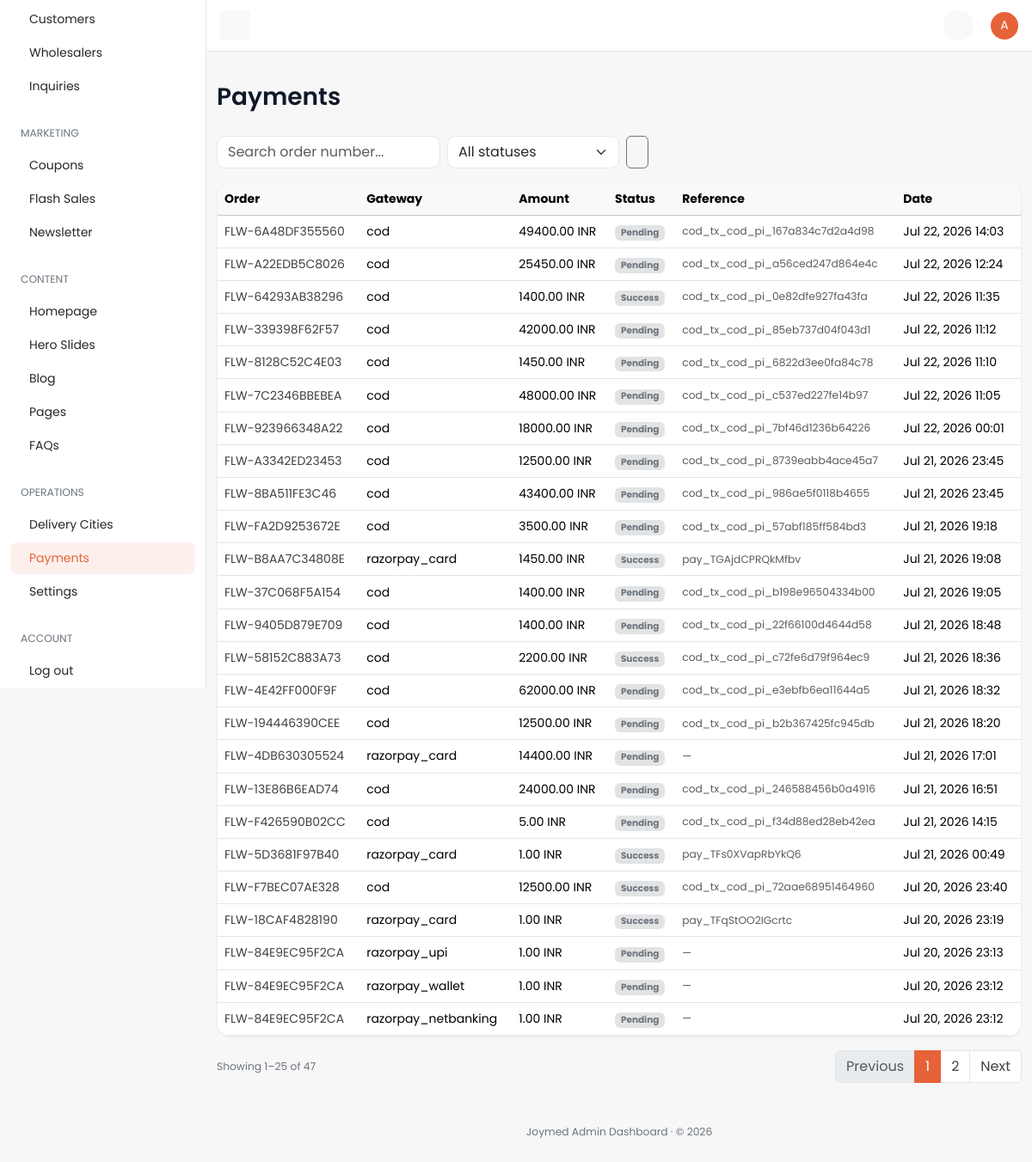
Before: /dashboard/payment/ (signed in) with the older database file.
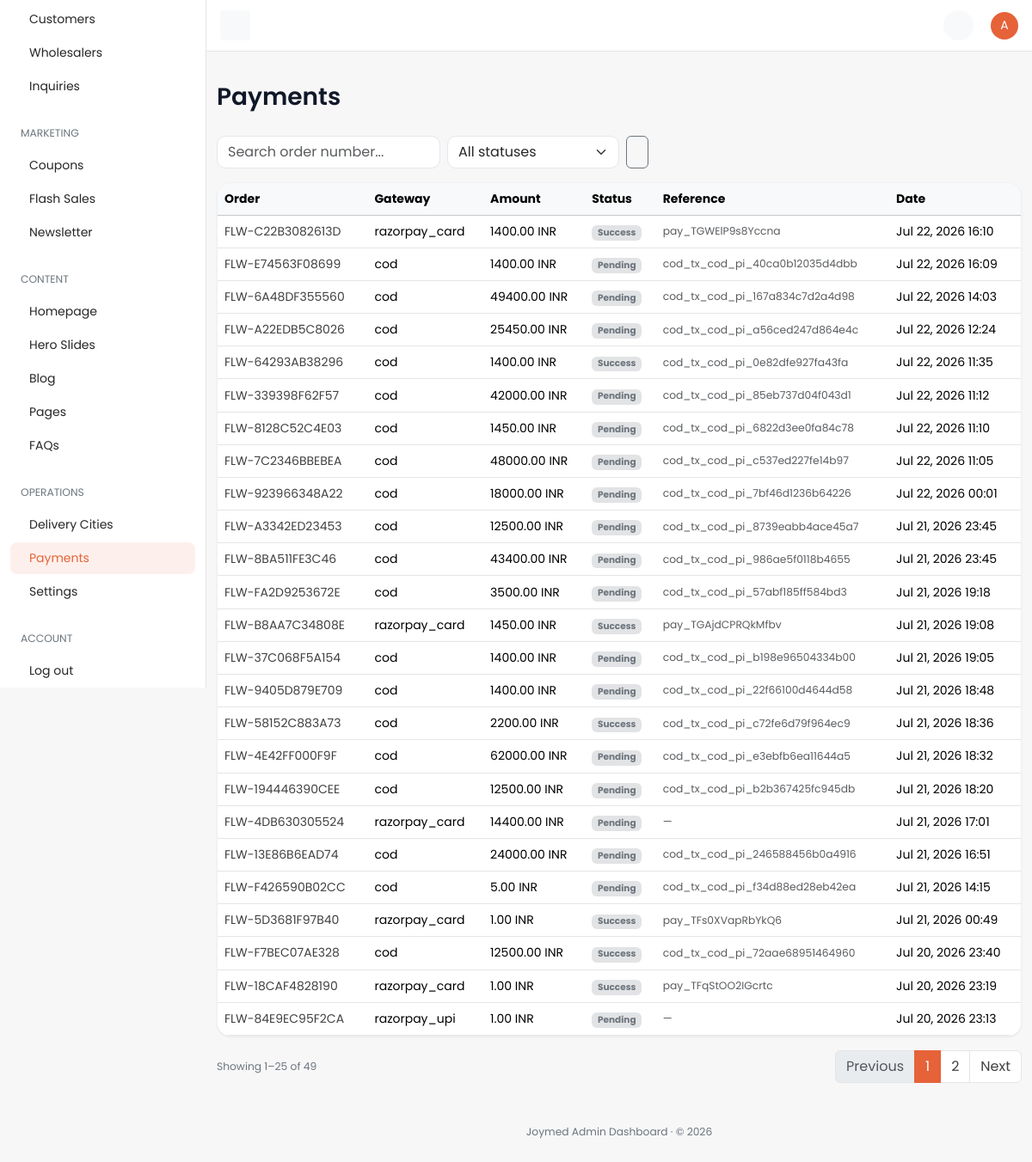
After: the same page with the newer database file.
### payments/models.py (models this page shows, shortened)
class PaymentTransaction(TimeStampedModel):
    order = models.ForeignKey(
        "orders.Order",
        on_delete=models.CASCADE,
        related_name="payment_transactions",
        verbose_name="Order",
    )
    gateway_key = models.CharField(max_length=40, db_index=True, verbose_name="Gateway key")
    amount = models.DecimalField(max_digits=12, decimal_places=2, verbose_name="Amount")
    currency = models.ForeignKey(
        "core.Currency",
        on_delete=models.PROTECT,
        related_name="payment_transactions",
        verbose_name="Currency",
    )
    status = models.CharField(
        max_length=20,
        choices=PaymentStatus.choices,
        default=PaymentStatus.PENDING,
        db_index=True,
        verbose_name="Status",
    )
    external_intent_id = models.CharField(
        max_length=120,
        blank=True,
        db_index=True,
        verbose_name="External intent ID",
    )
    external_transaction_id = models.CharField(
        max_length=120,
        blank=True,
        verbose_name="External transaction ID",
    )
    metadata = models.JSONField(default=dict, verbose_name="Metadata")
    class Meta:
        verbose_name = "Payment transaction"
        verbose_name_plural = "Payment transactions"
        indexes = [
            models.Index(fields=["order", "status"], name="pay_tx_order_status_idx"),
            models.Index(fields=["gateway_key", "status"], name="pay_tx_gateway_status_idx"),
        ]

### orders/models.py (models this page shows, shortened)
class Order(TimeStampedModel):
    customer_profile = models.ForeignKey(
        "accounts.CustomerProfile",
        on_delete=models.CASCADE,
        related_name="orders",
        null=True,
        blank=True,
        verbose_name="Customer profile",
        help_text="Owner of this order; null for guest checkout.",
    )
    cart = models.ForeignKey(
        "cart.Cart",
        on_delete=models.SET_NULL,
        null=True,
        blank=True,
        related_name="orders",
        verbose_name="Source cart",
    )
    order_number = models.CharField(
        max_length=32,
        unique=True,
        db_index=True,
        verbose_name="Order number",
        help_text="Human-readable unique order reference.",
    )
    idempotency_key = models.CharField(
        max_length=64,
        unique=True,
        null=True,
        blank=True,
        db_index=True,
        verbose_name="Idempotency key",
        help_text="Client-supplied key preventing duplicate order creation.",
    )
    order_status = models.CharField(
        max_length=20,
        choices=OrderStatus.choices,
        default=OrderStatus.RECEIVED,
        db_index=True,
        verbose_name="Order status",
    )
    delivery_date = models.DateField(
        null=True,
        blank=True,
        verbose_name="Delivery date",
        db_index=True,
    )
    subtotal = models.DecimalField(max_digits=12, decimal_places=2, default=0)
    coupon_discount = models.DecimalField(max_digits=12, decimal_places=2, default=0)
    delivery_charge = models.DecimalField(max_digits=12, decimal_places=2, default=0)
    total_amount = models.DecimalField(
        max_digits=12,
        decimal_places=2,
        verbose_name="Total amount",
        help_text="Order total in the customer's checkout currency.",
    )
    currency = models.ForeignKey(
        "core.Currency",
        on_delete=models.PROTECT,
        null=True,
        blank=True,
        related_name="orders",
        verbose_name="Currency",
    )
    delivery_address_snapshot = models.JSONField(
        default=dict,
        verbose_name="Delivery address snapshot",
    )
    invoice_details = models.JSONField(default=dict, verbose_name="Invoice details")
    class Meta:
        verbose_name = "Order"
        verbose_name_plural = "Orders"
        indexes = [
            models.Index(
                fields=["customer_profile", "-created_at"],
                name="ord_customer_created_idx",
            ),
            models.Index(fields=["order_status"], name="orders_order_status_idx"),
            models.Index(fields=["idempotency_key"], name="orders_idempotency_key_idx"),
        ]
        ordering = ["-created_at"]

### core/models.py (models this page shows, shortened)
class TimeStampedModel(models.Model):
    created_at = models.DateTimeField(
        auto_now_add=True,
        db_index=True,
        verbose_name="Created at",
        help_text="Timestamp when this record was first created.",
    )
    updated_at = models.DateTimeField(
        auto_now=True,
        db_index=True,
        verbose_name="Updated at",
        help_text="Timestamp when this record was last modified.",
    )
    class Meta:
        abstract = True

class Currency(TimeStampedModel):
    code = models.CharField(
        max_length=3,
        unique=True,
        db_index=True,
        verbose_name="Currency code",
        help_text="ISO 4217 currency code, e.g. QAR or USD.",
    )
    symbol = models.CharField(
        max_length=8,
        verbose_name="Symbol",
        help_text="Display symbol shown alongside prices, e.g. ر.ق or $.",
    )
    exchange_rate_to_base = models.DecimalField(
        max_digits=18,
        decimal_places=8,
        verbose_name="Exchange rate to base",
        help_text="Multiplier to convert this currency into the platform base currency.",
    )
    is_default = models.BooleanField(
        default=False,
        db_index=True,
        verbose_name="Is default",
        help_text="When True, this currency is the storefront default.",
    )
    is_active = models.BooleanField(
        default=True,
        db_index=True,
        verbose_name="Is active",
        help_text="When False, this currency is hidden/inactive on the storefront.",
    )
    class Meta:
        verbose_name = "Currency"
        verbose_name_plural = "Currencies"
        indexes = [
            models.Index(fields=["is_default"], name="core_currency_is_default_idx"),
        ]

### dashboard/views/misc.py (the view)
# urls.py: path("payment/", misc.payment_list, name="payment-list"),
@dashboard_required
@require_http_methods(["GET"])
def payment_list(request: HttpRequest) -> HttpResponse:
    qs = PaymentTransaction.objects.select_related("order", "currency").order_by("-created_at")
    status = request.GET.get("status", "").strip()
    if status:
        qs = qs.filter(status=status)
    query = request.GET.get("q", "").strip()
    if query:
        qs = qs.filter(order__order_number__icontains=query)
    paginator = Paginator(qs, 25)
    page_obj = paginator.get_page(request.GET.get("page"))
    params = request.GET.copy()
    params.pop("page", None)
    return render(
        request,
        "dashboard/payments/list.html",
        {
            "nav_section": "payments",
            "page_title": "Payments",
            "page_obj": page_obj,
            "objects": page_obj.object_list,
            "statuses": PaymentStatus.choices,
            "current_status": status,
            "search_query": query,
            "querystring": params.urlencode(),
        },
    )

### cart/selectors.py (called while the page is built)
def get_cart_for_request(*, request: HttpRequest) -> Optional[Cart]:
    if hasattr(request, _CART_CACHE_ATTR):
        return getattr(request, _CART_CACHE_ATTR)
    if not request.session.session_key:
        request.session.create()
    session_key = request.session.session_key
    cart = None
    if request.user.is_authenticated and hasattr(request.user, "customer_profile"):
        cart = (
            Cart.objects.filter(customer_profile=request.user.customer_profile)
            .select_related("currency", "destination_city")
            .first()
        )
    if cart is None:
        cart = (
            Cart.objects.filter(session_key=session_key)
            .select_related("currency", "destination_city")
            .first()
        )
    setattr(request, _CART_CACHE_ATTR, cart)
    return cart

def get_cart_item_count(*, cart: Cart | None) -> int:
    if cart is None:
        return 0
    total = CartItem.objects.filter(cart=cart).aggregate(total=Sum("quantity"))["total"]
    return int(total or 0)

def get_cart_count(*, request: HttpRequest) -> int:
    cart = get_cart_for_request(request=request)
    return get_cart_item_count(cart=cart)

### dashboard/templates/dashboard/payments/list.html (shortened to what this page needs)
{% extends "dashboard/base.html" %}
{% block page_title %}Payments{% endblock %}
{% block content %}
<div class="row">
  <div class="col-12">
    <form method="get" class="d-flex gap-2 mb-3 flex-wrap">
      <input type="text" name="q" value="{{ search_query }}" class="form-control" style="max-width: 260px;" placeholder="Search order number..." />
      <select name="status" class="form-select" style="max-width: 200px;" onchange="this.form.submit()">
        <option value="">All statuses</option>
      </select>
      <button type="submit" class="btn btn-outline-secondary"></button>
    </form>
    <div class="card table-responsive">
      <table class="table mb-0 text-nowrap table-hover align-middle">
        <thead class="table-light"><tr><th>Order</th><th>Gateway</th><th>Amount</th><th>Status</th><th>Reference</th><th>Date</th></tr></thead>
        <tbody>
          {% for pay in objects %}
          <tr>
            <td><a href="{% url 'dashboard:order-detail' pay.order_id %}">{{ pay.order.order_number }}</a></td>
            <td>{{ pay.gateway_key }}</td>
            <td>{{ pay.amount|floatformat:2 }} {{ pay.currency.code }}</td>
            <td><span class="badge bg-secondary-subtle text-secondary">{{ pay.get_status_display }}</span></td>
            <td class="small text-muted">{{ pay.external_transaction_id|default:"—" }}</td>
            <td>{{ pay.created_at|date:"M d, Y H:i" }}</td>
          </tr>
          {% empty %}<tr><td colspan="6" class="text-center text-secondary py-5">No payment transactions.</td></tr>{% endfor %}
        </tbody>
      </table>
    </div>
    {% include "dashboard/partials/_pagination.html" %}
  </div>
</div>
{% endblock %}

Changed rows visible on the page:
no longer on this page (row unchanged): PaymentTransaction: order.order_number "FLW-84E9EC95F2CA", gateway_key "razorpay_wallet", amount "1.00", currency.code "INR", status "Pending", external_transaction_id "—", created_at "Jul 20, 2026 23:12"
no longer on this page (row unchanged): PaymentTransaction: order.order_number "FLW-84E9EC95F2CA", gateway_key "razorpay_netbanking", amount "1.00", currency.code "INR", status "Pending", external_transaction_id "—", created_at "Jul 20, 2026 23:12"
added PaymentTransaction: order.order_number "FLW-C22B3082613D", gateway_key "razorpay_card", amount "1400.00", currency.code "INR", status "Success", external_transaction_id "pay_TGWElP9s8Yccna", created_at "Jul 22, 2026 16:10"
added PaymentTransaction: order.order_number "FLW-E74563F08699", gateway_key "cod", amount "1400.00", currency.code "INR", status "Pending", external_transaction_id "cod_tx_cod_pi_40ca0b12035d4dbb", created_at "Jul 22, 2026 16:09"
Other visible differences:
{{ page_obj.paginator.count }}: "47" → "49"
